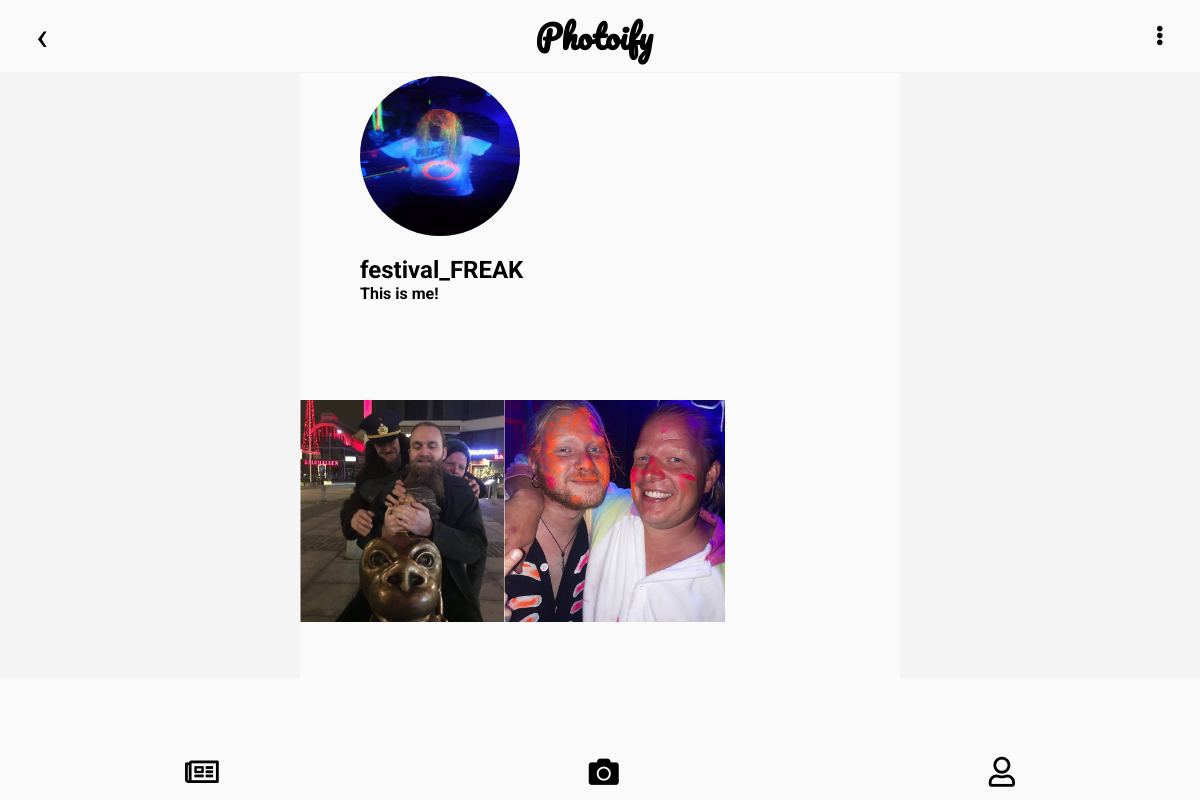
Page /profileuser.php?user_id=24 (signed in) on the earlier database version.
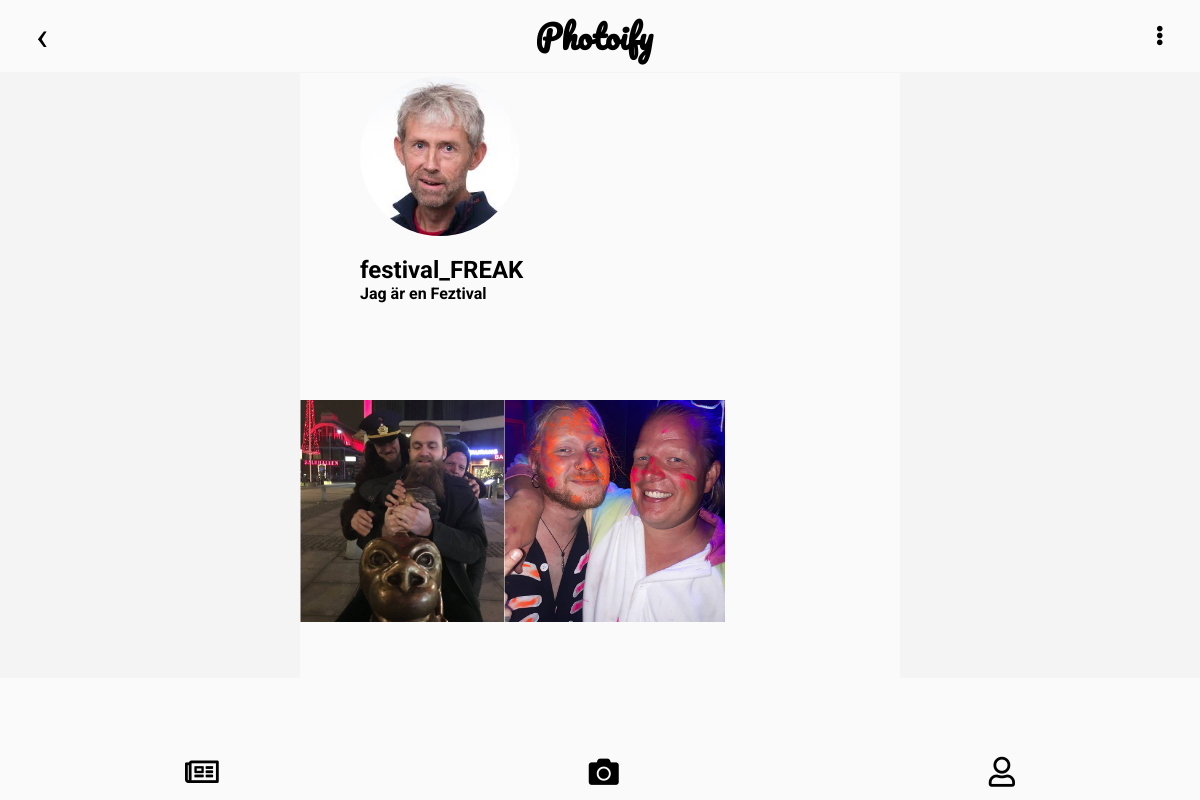
Same page on the later database version.
### tables this page shows
CREATE TABLE "users" (
	`id`	INTEGER NOT NULL PRIMARY KEY AUTOINCREMENT UNIQUE,
	`first_name`	TEXT NOT NULL,
	`last_name`	TEXT NOT NULL,
	`email`	TEXT NOT NULL,
	`password`	TEXT NOT NULL,
	`created_at`	TEXT NOT NULL,
	`updated_at`	TEXT,
	`username`	TEXT NOT NULL,
	`profile_picture`	BLOB,
	`biography`	TEXT
);

CREATE TABLE "posts" (
	`id`	INTEGER NOT NULL PRIMARY KEY AUTOINCREMENT UNIQUE,
	`user_id`	INTEGER NOT NULL,
	`content`	BLOB NOT NULL,
	`description`	TEXT NOT NULL,
	`created_at`	TEXT NOT NULL,
	`updated_at`	TEXT
);

### profileuser.php (the view, shortened to what this page needs)
<?php
require __DIR__.'/views/header.php';
$userId = filter_var($_GET['user_id'], FILTER_SANITIZE_STRING);
$statement = $pdo->prepare(
    "SELECT p.id as post_id, p.content, p.description, p.created_at, p.updated_at,
    u.username, u.biography, u.id as user_id, u.profile_picture
    FROM posts p INNER JOIN users u WHERE u.id = p.user_id AND u.id = :user_id"
    );
    $statement->bindParam(':user_id', $userId, PDO::PARAM_INT);
    $statement->execute();
    $posts = $statement->fetchAll(PDO::FETCH_ASSOC);
    $posts = array_reverse($posts);
?>
<?php if (isset($_SESSION['logedin'])): ?>
    <div class="profile">
        <div class="userProfile">
            <img class="profilepictureProfile" src="/app/images/<?php echo $posts[0]['profile_picture']; ?>" alt="BILD">
            <h2 class="usernameProfile"><?php echo $posts[0]['username']; ?></h2>
            <h4 class="bioProfile"><?php echo $posts[0]['biography']; ?></h4>
        </div>
        <div class="feeedProfile">
            <?php foreach ($posts as $post): ?>
                <?php
                    $postId = $post['post_id'];
                ?>
                <div class="photoDiv">
                    <a href="/comments.php?post_id=<?= $postId?>">
                        <img class="photoProfile" src="/app/images/<?php echo $post['content']; ?>" alt="Image">
                    </a>
                </div>
            <?php endforeach; ?>
        </div>
    </div>
<?php else: redirect('/login.php'); ?>
<?php endif; ?>
<?php require __DIR__.'/views/footer.php'; ?>

### views/header.php (shortened to what this page needs)
<!DOCTYPE html>
<html lang="en">
<head>
    <link rel="stylesheet" href="https://use.fontawesome.com/releases/v5.6.3/css/all.css">
    <link rel="stylesheet" href="/assets/stylesheet/style.css">
    <link rel="stylesheet" href="/assets/stylesheet/banner.css">
    <link rel="stylesheet" href="/assets/stylesheet/navbar.css">
    <link rel="stylesheet" href="/assets/stylesheet/feed.css">
    <link rel="stylesheet" href="/assets/stylesheet/editposts.css">
    <link rel="stylesheet" href="/assets/stylesheet/register.css">
    <link rel="stylesheet" href="/assets/stylesheet/login.css">
    <link rel="stylesheet" href="/assets/stylesheet/uploadphoto.css">
    <link rel="stylesheet" href="/assets/stylesheet/comments.css">
    <link rel="stylesheet" href="/assets/stylesheet/profile.css">
    <link rel="stylesheet" href="/assets/stylesheet/settings.css">
</head>
<body>
    <?php
    if (isset($_SESSION['logedin'])) {
        require __DIR__.'/navbar.php';
        require __DIR__.'/banner.php';
    } else {
        require __DIR__.'/banner.php';
    }
    ?>

### views/navbar.php (shortened to what this page needs)
<div class="navbar">
    <span class="navbarIcon">
        <a class="" href="/feed.php"><i class="far fa-newspaper"></i></a>
    </span>
    <span class="navbarIcon">
        <a class="" href="/posts.php"><i class="fas fa-camera"></i></a>
    </span>
    <span class="navbarIcon">
        <a class="" href="/profilehome.php?user_id=<?= $_SESSION['logedin']['id']?>"><i class="far fa-user"></i></a>
    </span>
</div>

### views/banner.php (shortened to what this page needs)
<div class="banner">
    <?php if (isset($_SESSION['logedin'])): ?>
        <div class="previous">
            <a href="/feed.php">&#8249;</a>
        </div>
        <h1>Photoify</h1>
        <div class="dropdownBanner">
            <button class="dropButton">
                <span class="settingsBanner">
                    <i class="fas fa-ellipsis-v"></i>
                </span>
            </button>
        </div>
        <?php else: ?>
            <h1 class="h1banner">Photoify</h1>
    <?php endif; ?>
</div>
<?php
require __DIR__.'/footer.php';
?>

### views/footer.php (shortened to what this page needs)
</body>
</html>

### assets/stylesheet/style.css (style rules this page uses)
@media screen and (min-width: 1000px) { * { margin: 0; font-family: "Roboto", serif; background-color: #fafafa; } }
@media screen and (min-width: 1000px) { body { width: 100vw; margin: 0; background-color: #f4f4f4; } }
@media screen and (min-width: 1000px) { a:link, a:visited { color: black; decoration: none; text-decoration: none; } }
@media screen and (min-width: 1000px) { .previous { font-size: 40px; margin-left: 3vw; } }
@media screen and (min-width: 1000px) { h1 { font-family: "Pacifico", cursive; } }

### assets/stylesheet/banner.css (style rules this page uses)
@media screen and (min-width: 1000px) { .banner { width: 100vw; height: 9vh; background-color: #fafafa; position: fixed; top: 0; display: flex; justify-content: space-between; align-items: center; text-align: center; border-bottom: 1px solid #f4f4f4; } }
@media screen and (min-width: 1000px) { .previous { outline: 0; font-size: 40px; margin-left: 3vw; } }
@media screen and (min-width: 1000px) { .settingsBanner { outline: 0; font-size: 20px; color: black; float: left; } }
@media screen and (min-width: 1000px) { .dropdownBanner { float: right; overflow: hidden; right: 0; width: 2vw; margin-right: 3vw; } }
@media screen and (min-width: 1000px) { .dropdownBanner .dropButton { cursor: pointer; font-size: 16px; border: none; outline: none; color: lightgray; padding: 14px 16px; background-color: inherit; font-family: inherit; width: 25px; } }

### assets/stylesheet/navbar.css (style rules this page uses)
@media screen and (min-width: 1000px) { .navbar { height: 7vh; width: 100vw; background-color: #fafafa; position: fixed; bottom: 0; display: flex; justify-content: space-around; align-items: center; } }
@media screen and (min-width: 1000px) { .navbarIcon { color: black; font-size: 30px; padding: 0 5vw; } }

### assets/stylesheet/profile.css (style rules this page uses)
@media screen and (min-width: 1000px) { .profile { width: 50%; margin-left: 25%; } }
@media screen and (min-width: 1000px) { .profilepictureProfile { width: 20vh; height: 20vh; border-radius: 50%; margin-top: 2vh; margin-bottom: 2vh; } }
@media screen and (min-width: 1000px) { .userProfile { width: 50%; height: 35vh; margin: 5vw; } }
@media screen and (min-width: 1000px) { .photoDiv { width: 221px; height: 222px; overflow: hidden; position: relative; } }
@media screen and (min-width: 1000px) { .photoProfile { width: 100%; height: auto; position: absolute; left: 50%; top: 50%; transform: translate(-50%, -50%); } }
@media screen and (min-width: 1000px) { .feeedProfile { padding-bottom: 7vh; display: grid; grid-template-columns: 32% 32% 32%; grid-template-rows: 222px; grid-column-gap: 2%; grid-row-gap: 1%; } }

Differences in the rows shown:
changed users "festival_FREAK": profile_picture: a different picture; biography "This is me!" → "Jag är en Feztival"
